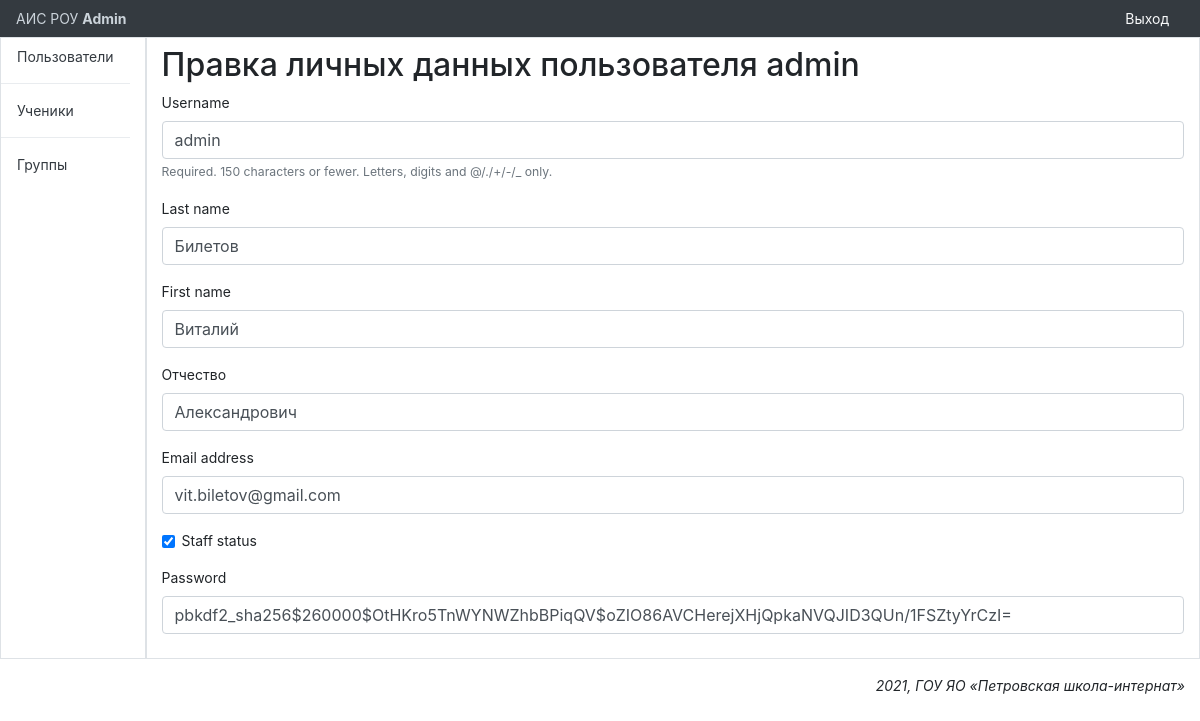
The app's page /admin_panel/accounts/profile/change/1/ (signed in), older data.
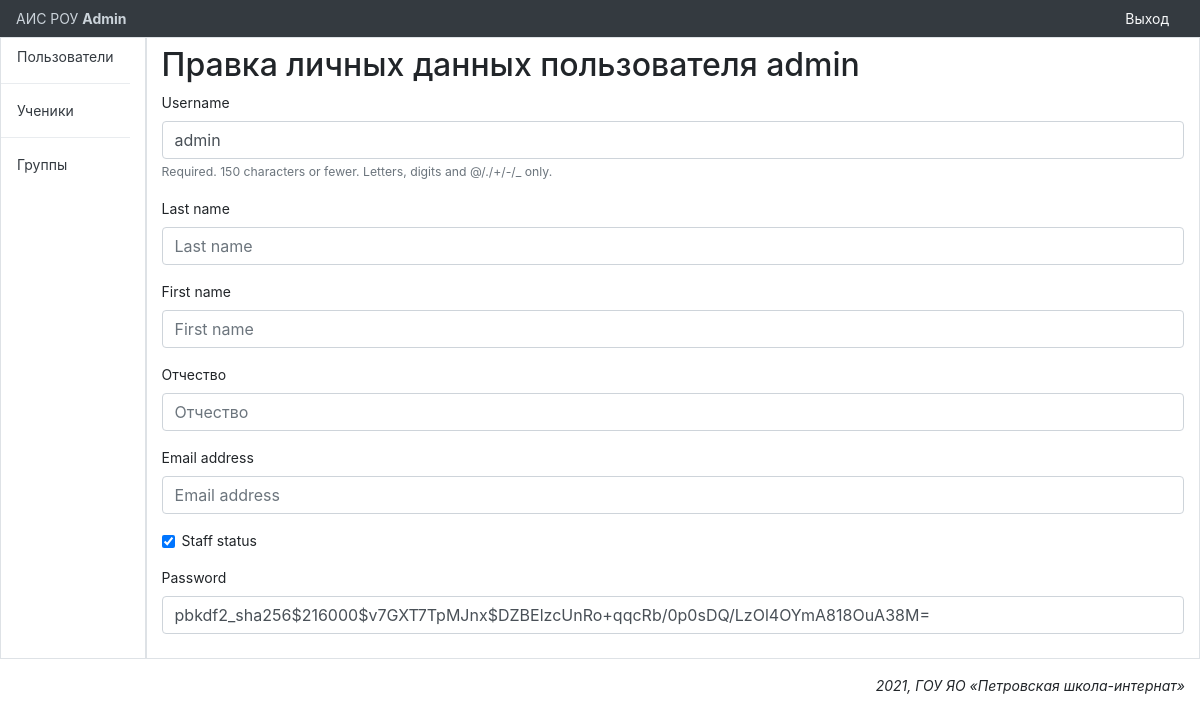
The same page, newer data.
### main/models.py (models this page shows)
class CustomUser(AbstractUser):
    patronymic = models.CharField('Отчество',max_length=50, blank=True, null=True)
    class Meta(AbstractUser.Meta):
        pass

### admin_panel/views.py (the view)
# urls.py: path('accounts/profile/change/<int:id>/', SDChangeUserInfoView.as_view(), name='profile_change'),
class SDChangeUserInfoView(SuccessMessageMixin, LoginRequiredMixin, UpdateView):
    model = CustomUser
    template_name = 'admin_panel/change_user_info.html'
    form_class = ChangeUserInfoForm
    success_url = reverse_lazy('admin_panel:users')
    success_message = 'Данные сохранены'
    def get_object(self, queryset=None):
        if not queryset:
            queryset = self.get_queryset()
        return get_object_or_404(queryset, pk=self.kwargs['id'])

### admin_panel/forms.py
class ChangeUserInfoForm(forms.ModelForm):
    class Meta:
        model = CustomUser
        fields = ('username', 'last_name', 'first_name', 'patronymic', 'email', 'is_staff', 'password',)

### templates/admin_panel/change_user_info.html (shortened to what this page needs)
{% extends 'layout/base_admin.html' %}
{% load static %}
{% load bootstrap4 %}
{% block content %}
    <h2>Правка личных данных пользователя {{ customuser.username }}</h2>
    <form method="post">
        {% bootstrap_form form layout='horizontal' %}
    </form>
{% endblock %}

### templates/layout/base_admin.html (shortened to what this page needs)
{% load bootstrap4 %}
{% load static %}
<!DOCTYPE html>
<html>
<head>
    {% bootstrap_css %}
    <link rel="stylesheet" href="{% static 'admin_panel/css/dashboard.css' %}" />
    <link rel="stylesheet" href="{% static 'admin_panel/css/style.css' %}">
    <link rel="stylesheet" href="https://cdnjs.cloudflare.com/ajax/libs/jquery-modal/0.9.1/jquery.modal.min.css" />
<body style="overflow: hidden;" class="container-fluid">
    <div class="row bg-dark">
        <ul class="col nav justify-content-between">
            <li class="nav-item text-nowrap">
                <a class="nav-link text-light" href="/">АИС РОУ <b>Admin</b></a>
            </li>
            <li class="nav-item text-nowrap">
            {% if user.is_authenticated %}
                <a class="nav-link text-light" href="{% url 'main:logout' %}">
                     Выход
                </a>
            {% else %}
                <a class="nav-link text-light" href="{% url 'main:login' %}">
                    Вход
                </a>
            {% endif %}
            </li>
        </ul>
    </div>
    <div class="row">
        <nav class="col-md-auto nav flex-column border">
            <a class="nav-link text-dark" href="{% url 'admin_panel:users' %}">Пользователи</a>
            <div class="dropdown-divider"></div>
            <a class="nav-link text-dark" href="#">Ученики</a>
            <div class="dropdown-divider"></div>
            <a class="nav-link text-dark" href="#">Группы</a>
        </nav>
        <section class="col border py-2">
            {% block content %}{% endblock %}
        </section>
    </div>
    <footer class="mt-3"><p class="text-right font-italic">{% now 'Y' %}, ГОУ ЯО &laquo;Петровская школа-интернат&raquo;</p></footer>
</body>
</html>

### static/admin_panel/css/dashboard.css (style rules this page uses)
body { font-size: .875rem; }

Row changes from the older to the newer data that the page shows:
changed CustomUser "admin": last_name "Билетов" → (not shown); first_name "Виталий" → (not shown); patronymic "Александрович" → (not shown); email "vit.biletov@gmail.com" → (not shown); password "pbkdf2_sha256$260000$OtHKro5TnWYNWZhbBPiqQV$oZIO86AVCHerejXHjQpkaNVQJID3QUn/1FSZtyYrCzI=" → "pbkdf2_sha256$216000$v7GXT7TpMJnx$DZBElzcUnRo+qqcRb/0p0sDQ/LzOl4OYmA818OuA38M="
